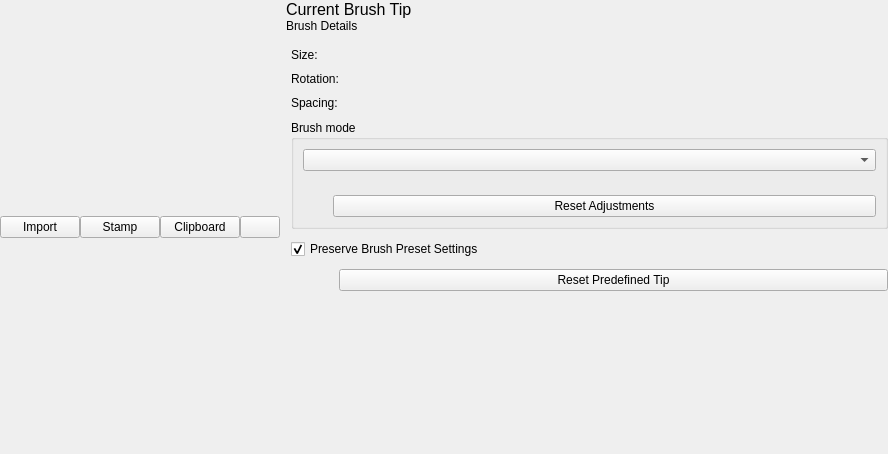
<?xml version="1.0" encoding="UTF-8"?>
<ui version="4.0">
 <class>WdgPredefinedBrushChooser</class>
 <widget class="QWidget" name="WdgPredefinedBrushChooser">
  <property name="geometry">
   <rect>
    <x>0</x>
    <y>0</y>
    <width>888</width>
    <height>454</height>
   </rect>
  </property>
  <layout class="QHBoxLayout" name="horizontalLayout_2">
   <property name="spacing">
    <number>6</number>
   </property>
   <property name="leftMargin">
    <number>0</number>
   </property>
   <property name="topMargin">
    <number>0</number>
   </property>
   <property name="rightMargin">
    <number>0</number>
   </property>
   <property name="bottomMargin">
    <number>0</number>
   </property>
   <item>
    <layout class="QVBoxLayout" name="verticalLayout_2">
     <item>
      <layout class="QHBoxLayout" name="presetsLayout">
       <property name="spacing">
        <number>0</number>
       </property>
       <property name="leftMargin">
        <number>0</number>
       </property>
       <property name="topMargin">
        <number>0</number>
       </property>
       <property name="rightMargin">
        <number>0</number>
       </property>
       <property name="bottomMargin">
        <number>0</number>
       </property>
      </layout>
     </item>
     <item>
      <layout class="QHBoxLayout" name="horizontalLayout">
       <property name="spacing">
        <number>0</number>
       </property>
       <item>
        <widget class="QPushButton" name="addPresetButton">
         <property name="sizePolicy">
          <sizepolicy hsizetype="Preferred" vsizetype="Fixed">
           <horstretch>0</horstretch>
           <verstretch>0</verstretch>
          </sizepolicy>
         </property>
         <property name="text">
          <string>Import</string>
         </property>
        </widget>
       </item>
       <item>
        <widget class="QPushButton" name="stampButton">
         <property name="sizePolicy">
          <sizepolicy hsizetype="Preferred" vsizetype="Fixed">
           <horstretch>0</horstretch>
           <verstretch>0</verstretch>
          </sizepolicy>
         </property>
         <property name="text">
          <string>Stamp</string>
         </property>
        </widget>
       </item>
       <item>
        <widget class="QPushButton" name="clipboardButton">
         <property name="sizePolicy">
          <sizepolicy hsizetype="Preferred" vsizetype="Fixed">
           <horstretch>0</horstretch>
           <verstretch>0</verstretch>
          </sizepolicy>
         </property>
         <property name="text">
          <string>Clipboard</string>
         </property>
        </widget>
       </item>
       <item>
        <widget class="QPushButton" name="deleteBrushTipButton">
         <property name="sizePolicy">
          <sizepolicy hsizetype="Preferred" vsizetype="Fixed">
           <horstretch>0</horstretch>
           <verstretch>0</verstretch>
          </sizepolicy>
         </property>
         <property name="text">
          <string/>
         </property>
        </widget>
       </item>
      </layout>
     </item>
    </layout>
   </item>
   <item>
    <layout class="QVBoxLayout" name="verticalLayout">
     <property name="spacing">
      <number>0</number>
     </property>
     <item>
      <widget class="QLabel" name="brushTipNameLabel">
       <property name="font">
        <font>
         <pointsize>12</pointsize>
         <italic>false</italic>
        </font>
       </property>
       <property name="autoFillBackground">
        <bool>false</bool>
       </property>
       <property name="text">
        <string>Current Brush Tip</string>
       </property>
       <property name="margin">
        <number>2</number>
       </property>
      </widget>
     </item>
     <item>
      <widget class="QLabel" name="brushDetailsLabel">
       <property name="font">
        <font>
         <pointsize>9</pointsize>
        </font>
       </property>
       <property name="text">
        <string>Brush Details</string>
       </property>
       <property name="margin">
        <number>2</number>
       </property>
      </widget>
     </item>
     <item>
      <layout class="QGridLayout" name="gridLayout">
       <property name="leftMargin">
        <number>5</number>
       </property>
       <property name="topMargin">
        <number>15</number>
       </property>
       <property name="verticalSpacing">
        <number>10</number>
       </property>
       <item row="2" column="1">
        <widget class="KisSpacingSelectionWidget" name="brushSpacingSelectionWidget" native="true">
         <property name="sizePolicy">
          <sizepolicy hsizetype="MinimumExpanding" vsizetype="Preferred">
           <horstretch>0</horstretch>
           <verstretch>0</verstretch>
          </sizepolicy>
         </property>
        </widget>
       </item>
       <item row="1" column="0">
        <widget class="QLabel" name="brushRotationLabel">
         <property name="text">
          <string>Rotation:</string>
         </property>
        </widget>
       </item>
       <item row="6" column="1">
        <widget class="QPushButton" name="resetBrushButton">
         <property name="text">
          <string>Reset Predefined Tip</string>
         </property>
        </widget>
       </item>
       <item row="1" column="1">
        <widget class="KisDoubleSliderSpinBox" name="brushRotationSpinBox" native="true">
         <property name="sizePolicy">
          <sizepolicy hsizetype="MinimumExpanding" vsizetype="Preferred">
           <horstretch>0</horstretch>
           <verstretch>0</verstretch>
          </sizepolicy>
         </property>
        </widget>
       </item>
       <item row="0" column="0">
        <widget class="QLabel" name="brushSizeLabel">
         <property name="text">
          <string>Size:</string>
         </property>
        </widget>
       </item>
       <item row="0" column="1">
        <widget class="KisDoubleSliderSpinBox" name="brushSizeSpinBox" native="true">
         <property name="sizePolicy">
          <sizepolicy hsizetype="MinimumExpanding" vsizetype="Preferred">
           <horstretch>0</horstretch>
           <verstretch>0</verstretch>
          </sizepolicy>
         </property>
        </widget>
       </item>
       <item row="2" column="0">
        <widget class="QLabel" name="brushSpacingLabel">
         <property name="text">
          <string>Spacing:</string>
         </property>
        </widget>
       </item>
       <item row="3" column="0" colspan="2">
        <widget class="QGroupBox" name="grpBrushMode">
         <property name="title">
          <string>Brush mode</string>
         </property>
         <layout class="QVBoxLayout" name="verticalLayout_3">
          <item>
           <widget class="QComboBox" name="cmbBrushMode"/>
          </item>
          <item>
           <layout class="QHBoxLayout" name="horizontalLayout_3">
            <item>
             <spacer name="horizontalSpacer">
              <property name="orientation">
               <enum>Qt::Horizontal</enum>
              </property>
              <property name="sizeType">
               <enum>QSizePolicy::Fixed</enum>
              </property>
              <property name="sizeHint" stdset="0">
               <size>
                <width>30</width>
                <height>20</height>
               </size>
              </property>
             </spacer>
            </item>
            <item>
             <layout class="QVBoxLayout" name="verticalLayout_4">
              <item>
               <widget class="KisSliderSpinBox" name="intAdjustmentMidPoint" native="true"/>
              </item>
              <item>
               <widget class="KisSliderSpinBox" name="intBrightnessAdjustment" native="true"/>
              </item>
              <item>
               <widget class="KisSliderSpinBox" name="intContrastAdjustment" native="true"/>
              </item>
              <item>
               <widget class="QPushButton" name="btnResetAdjustments">
                <property name="text">
                 <string>Reset Adjustments</string>
                </property>
               </widget>
              </item>
             </layout>
            </item>
           </layout>
          </item>
         </layout>
        </widget>
       </item>
       <item row="4" column="0" colspan="2">
        <widget class="QCheckBox" name="preserveBrushPresetSettings">
         <property name="text">
          <string>Preserve Brush Preset Settings</string>
         </property>
         <property name="checked">
          <bool>true</bool>
         </property>
        </widget>
       </item>
      </layout>
     </item>
     <item>
      <spacer name="verticalSpacer">
       <property name="orientation">
        <enum>Qt::Vertical</enum>
       </property>
       <property name="sizeHint" stdset="0">
        <size>
         <width>20</width>
         <height>40</height>
        </size>
       </property>
      </spacer>
     </item>
    </layout>
   </item>
  </layout>
 </widget>
 <customwidgets>
  <customwidget>
   <class>KisSliderSpinBox</class>
   <extends>QWidget</extends>
   <header location="global">kis_slider_spin_box.h</header>
   <container>1</container>
  </customwidget>
  <customwidget>
   <class>KisDoubleSliderSpinBox</class>
   <extends>QWidget</extends>
   <header location="global">kis_slider_spin_box.h</header>
   <container>1</container>
  </customwidget>
  <customwidget>
   <class>KisSpacingSelectionWidget</class>
   <extends>QWidget</extends>
   <header>kis_spacing_selection_widget.h</header>
   <container>1</container>
  </customwidget>
 </customwidgets>
 <resources/>
 <connections/>
</ui>
